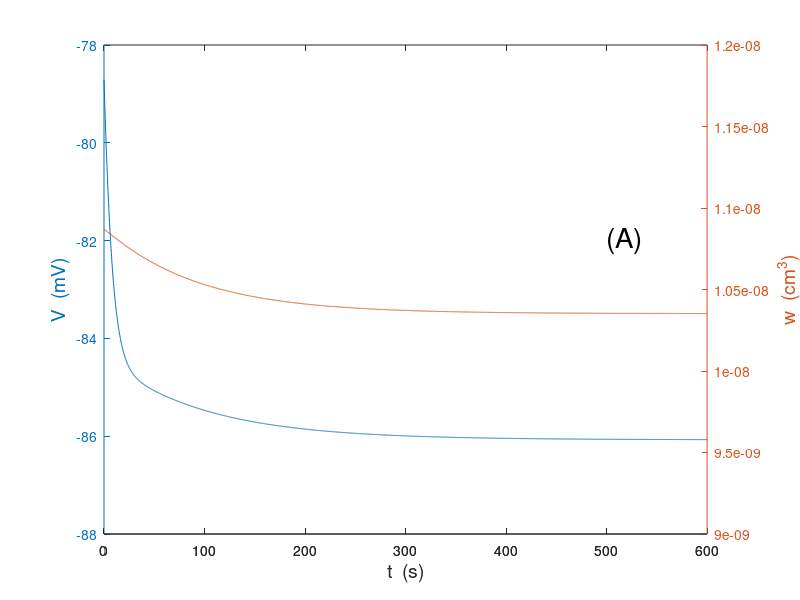
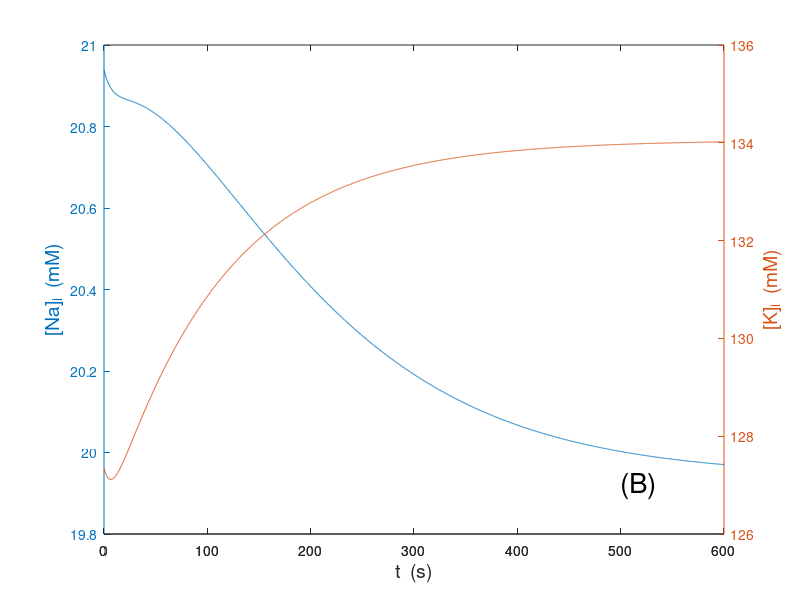

Source code (MATLAB) for these figures, in order:
%
% Gabbiani and Cox Mathematics for Neuroscientists
%
% NaKdyn.m
%
% Dynamic solution of the sodium/potassium pump model
%
%  usage: NaKdyn 
%
function NaKdyn
Ke = 4; % mM
Ne = 116; % mM
Cle = Ke+Ne; % mM
S = 308;  % mM
P = struct('K',5e-5,'Na',5e-7,'Cl',5e-3); % cm/s

q = 1.55e-6;   % micro mol, amount of impermeants
A = 0.8e-5;    % cm^2 about 3 times that of the equivalent sphere
q = q/A;       % w to u converter

options = optimset('disp','off');

lam = 1e-5; % cm/s
vbar = fsolve(@(v) veq(v,lam,P,Ke,Ne,S),-1,options)
ev = exp(vbar);   
Nibar = Ne*vbar./((lam/P.Na).*(ev-1) + vbar.*ev)
Kibar = ( Ke*vbar*P.K + Nibar.*(2*lam/3).*(ev-1) )/vbar/ev/P.K
Clibar = ev*Cle;   % mM
ubar = q./(Nibar + Kibar - Clibar);   % cm

% now propagate

jfin = 2400;
dt = 0.25;  % s
u = zeros(jfin,1);
t = u; N = u; v = u; K = N;
u(1) = 1.05*ubar;
N(1) = 1.05*Nibar;
K(1) = 0.95*Kibar;

v(1) = fsolve(@(v) veqdyn(v,lam,P,Cle,Ne,N(1),Ke,K(1),u(1),q),vbar,options);
t(1) = 0;
uN = u(1)*N(1);
uK = u(1)*K(1);
Lp = 5e-8;   % specific water permeability through passive water channels
             % Ostby supp

for j=1:jfin
    
    t(j+1) = j*dt;    
    ev = exp(v(j));
    uN = uN + dt*( P.Na*v(j)*(Ne-N(j)*ev)/(ev-1) - lam*N(j));
    uK = uK + dt*( P.K*v(j)*(Ke-K(j)*ev)/(ev-1) + 2*lam*N(j)/3);
    u(j+1) = u(j) + Lp*dt*( 2*(N(j)+K(j)) - S );
    N(j+1) = uN/u(j+1);
    K(j+1) = uK/u(j+1);
    v(j+1) = fsolve(@(v) veqdyn(v,lam,P,Cle,Ne,N(j+1),Ke,K(j+1),u(j+1),q),v(j),options);
    
end

Naload = A*(u(1)*N(1)-ubar*Nibar)
J = lam*A*(N-Nibar);
Naremoved = trapz(t,J)

figure(1)
[hax,hL1,hL2] = plotyy(t,v*25.8,t,A*u);
xlabel('t  (s)','fontsize',14)
ylabel(hax(1),'V  (mV)','fontsize',14)
ylabel(hax(2),'w  (cm^3)','fontsize',14)
text(500,1.08e-8,'(A)','fontsize',20,'parent',hax(2))

figure(2)
hax = plotyy(t,N,t,K);
xlabel('t  (s)','fontsize',14)
ylabel(hax(1),'[Na]_i  (mM)','fontsize',14)
ylabel(hax(2),'[K]_i  (mM)','fontsize',14)
text(500,127,'(B)','fontsize',20,'parent',hax(2))

return

function val = veq(v,lam,P,Ke,Ne,S)
a = exp(v);
b = 1-1/a;
val = a*(S/2) - Ne*(v + (2*lam/P.K/3)*b)./(v + (lam/P.Na)*b) - Ke;

function val = veqdyn(v,lam,P,Cle,Ne,Ni,Ke,Ki,u,q)
a = lam*Ni/3;
val = exp(v)*((P.Na*Ni+P.K*Ki+P.Cl*Cle)*v + a) - ...
    ((P.Na*Ne+P.K*Ke+P.Cl*(Ni+Ki-q/u))*v + a);
